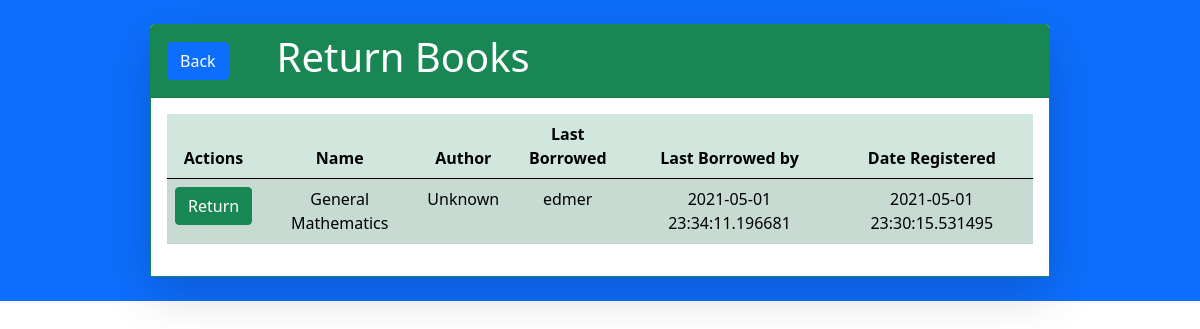
/return (signed in), run on the app's committed database.
### app.py (models this page shows)
class Books(db.Model):
    id = db.Column(db.Integer,primary_key = True)
    bookName = db.Column(db.String(100), nullable = False)
    author = db.Column(db.String(50), nullable = False)
    isBorrowed = db.Column(db.Boolean, nullable = False, default=False)
    borrowedBy = db.Column(db.String(30), nullable = True)
    dateBorrowed = db.Column(db.DateTime, nullable = True)
    dateReturned = db.Column(db.DateTime,nullable=True)
    dateRegistered = db.Column(db.DateTime, nullable = False, default = datetime.now())

### app.py (the view)
@app.route('/return',methods=['POST','GET'])
@login_required
def returnBooks():
    if request.method == "POST":
        reqBook=request.form.get('return_btn')
        book = Books.query.filter_by(bookName=reqBook).first()
        if book.isBorrowed == True and current_user.username == book.borrowedBy:
            book.isBorrowed = False
            book.dateReturned = datetime.now()
            db.session.commit()
            return redirect(url_for('returnBooks'))
        else:
            flash("User and Recorded borrower doesn't match",'error')
            return redirect(url_for('returnBooks'))
    else:
        contents = Books.query.filter_by(isBorrowed=True).order_by(Books.bookName).all()
        return render_template('return.html',contents=contents)

### app.py (called while the page is built)
@login_manager.user_loader
def load_user(user_id):
    return Users.query.get(int(user_id))

### templates/return.html (shortened to what this page needs)
{% extends 'base.html' %}
{% block content %}
    <main class="d-flex flex-column bg-primary">
        <div class="card shadow-lg border-success d-flex w-75 mx-auto my-4">
            <div class="d-flex align-items-center bg-success card-header text-center">
                <div class="btn btn-primary ms-0">
                    <a class="text-white text-decoration-none" href="{{url_for('indexPage')}}">Back</a>
                </div>
                <h1 class=" ms-5 text-white">Return Books</h1>
            </div>
            <div class="bg-white card-body text-center ">
                <table class="table table-success table-striped">
                    <thead>
                        <tr>
                            <th scope="col">
                                Actions
                            </th>
                            <th scope="col">
                                Name
                            </th>
                            <th scope="col">
                                Author
                            </th>
                            <th scope="col">
                                Last Borrowed
                            </th>
                            <th scope="col">
                                Last Borrowed by
                            </th>
                            <th scope="col">
                                Date Registered
                            </th>
                        </tr>
                    </thead>
                    <tbody>
                        {% for content in contents %}
                            <tr>
                                <td>
                                    <form method="post" action="{{url_for('returnBooks')}}">
                                        <button type="submit" value="{{content.bookName}}" name="return_btn" class="btn btn-success">Return</button>
                                    </form>
                                </td>
                                <td>
                                    {{content.bookName}}
                                </td>
                                <td>
                                    {{content.author}}
                                </td>
                                <td>
                                    {{content.borrowedBy}}
                                </td>
                                <td>
                                    {{content.dateBorrowed}}
                                </td>
                                <td>
                                    {{content.dateRegistered}}
                                </td>
                            </tr>
                        {% endfor %}
                    </tbody>
                </table>
            </div>
        </div>
    </main>
{% endblock content %}

### data on the page
Books: bookName "General Mathematics", author "Unknown", borrowedBy "edmer", dateBorrowed "2021-05-01 23:34:11.196681", dateRegistered "2021-05-01 23:30:15.531495"
